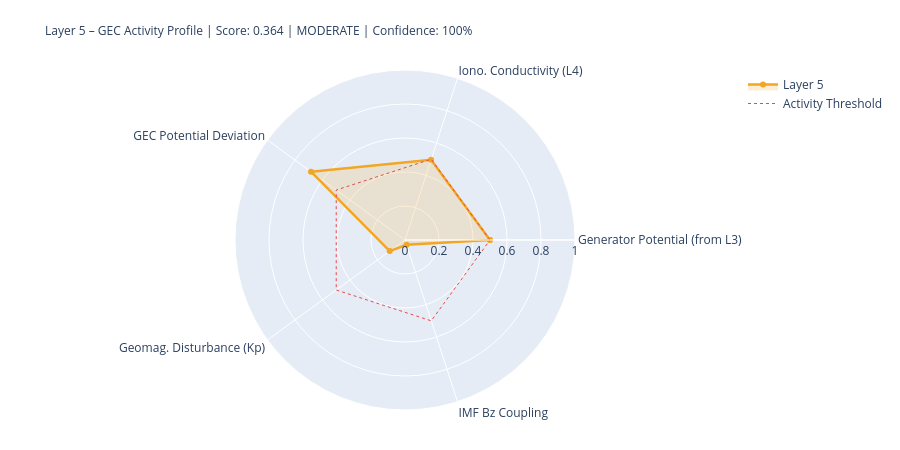

Notebook code for this chart:
### Markdown cell above
---
## 5. State Assessment & Handoff to Layer 6

### Code cell
# ============================================================
# LAYER-5-SCORE
# ============================================================

# Components
# 1) Generator activity (Layer-3-driven)
gen_score = norm(generator_strength, 0.3, 2.0)
gen_src   = 'from_layer3' if l3_thunder_score is not None else 'estimated'

# 2) Ionospheric conductivity (Layer-4-driven)
iono_score = norm(iono_cond_factor, 0.7, 1.4)
iono_src   = 'from_layer4' if l4_ioniz is not None else 'estimated'

# 3) GEC potential deviation from reference
pot_score = norm(abs(delta_V_pct), 0, 30)  # 0 = at reference, 1 = 30% deviation
pot_src   = 'derived'

# 4) Geomagnetic disturbance (Kp) – modulates vertical currents
kp_score = norm(kp_val, 0, 9)
kp_src   = 'primary' if kp_now is not None else 'from_layer4'

# 5) IMF Bz coupling (southward = stronger M-I coupling → GEC influence)
bz_score = norm(-(bz_now or 0), -5, 30) if bz_now is not None else None
bz_src   = 'primary' if bz_now is not None else 'missing'

COMPONENTS = {
    'Generator Potential (from L3)':  {'score': gen_score,   'source': 'derived_from_layer3', 'dynamic': True},
    'Iono. Conductivity (L4)':      {'score': iono_score,  'source': iono_src, 'dynamic': True},
    'GEC Potential Deviation':      {'score': pot_score,   'source': pot_src,  'dynamic': True},
    'Geomag. Disturbance (Kp)':         {'score': kp_score,    'source': kp_src,   'dynamic': True},
    'IMF Bz Coupling':               {'score': bz_score,    'source': bz_src,   'dynamic': True},
}

available   = {k: v['score'] for k, v in COMPONENTS.items() if v['score'] is not None}
unavailable = [k for k, v in COMPONENTS.items() if v['score'] is None]
layer5_score = round(sum(available.values()) / len(available), 4) if available else None
confidence   = round(len(available) / len(COMPONENTS), 2)
level = ('unknown' if layer5_score is None
         else 'quiet'   if layer5_score < 0.3
         else 'moderate' if layer5_score < 0.6
         else 'active')
dominant_l5 = max(available, key=available.get) if available else 'none'

# Kp consistency: separate 1-min raw value from score value
kp_1m_raw   = kp_now          # directly from API (can be 0.0 during live measurement)
kp_for_score = kp_val          # from Layer-0 context or estimated value if needed
kp_score_src = kp_src

W = 68
print('=' * W)
print('LAYER 5 – GLOBAL ELECTRIC CIRCUIT – STATE ASSESSMENT')
print('=' * W)
for name, comp in COMPONENTS.items():
    s = comp['score']
    if s is not None:
        bar = '█' * int(s*20) + '░' * (20-int(s*20))
        print(f'  {name:<34} {bar}  {s:.3f}  [{comp["source"]}]')
    else:
        print(f'  {name:<34} {"─"*20}  n/a   [missing]')
print('-' * W)
print(f'  Score:         {layer5_score:.3f}  ({len(available)}/{len(COMPONENTS)} components)')
print(f'  Confidence:    {confidence:.0%}')
print(f'  Level:         {level.upper()}')
print(f'  Dominant:      {dominant_l5}')
print(f'  V_iono:        {V_iono_mod:.1f} kV  (Δ {delta_V_pct:+.1f}% vs. Ref)')
print(f'  I_total:       {I_total_mod:.1f} A   (Δ {delta_I_pct:+.1f}% vs. Ref)')
print('=' * W)

# Radar
cats   = list(available.keys())
vals_r = list(available.values())
if len(cats) >= 3:
    fig = go.Figure()
    fig.add_trace(go.Scatterpolar(
        r=vals_r + [vals_r[0]], theta=cats + [cats[0]],
        fill='toself', fillcolor='rgba(242,166,35,0.18)',
        line=dict(color='#F2A623', width=2.5), name='Layer 5'
    ))
    fig.add_trace(go.Scatterpolar(
        r=[0.5]*(len(cats)+1), theta=cats+[cats[0]],
        line=dict(color='#E24B4A', dash='dot', width=1),
        mode='lines', name='Activity Threshold'
    ))
    fig.update_layout(
        title=dict(
            text=f'Layer 5 – GEC Activity Profile | Score: {layer5_score:.3f} | {level.upper()} | Confidence: {confidence:.0%}',
            font=dict(size=12)
        ),
        polar=dict(radialaxis=dict(visible=True, range=[0,1])),
        height=450, showlegend=True,
        margin=dict(l=80, r=80, t=70, b=40)
    )
    fig.show()

### Figure 1 — Plotly figure (JSON) as saved in the notebook; plotly's stock layout.template omitted (floating-point values rounded to 4 significant figures)
{"data": [{"fill": "toself", "fillcolor": "rgba(242,166,35,0.18)", "line": {"color": "#F2A623", "width": 2.5}, "name": "Layer 5", "r": [0.5, 0.4963, 0.6833, 0.1111, 0.03, 0.5], "theta": ["Generator Potential (from L3)", "Iono. Conductivity (L4)", "GEC Potential Deviation", "Geomag. Disturbance (Kp)", "IMF Bz Coupling", "Generator Potential (from L3)"], "type": "scatterpolar"}, {"line": {"color": "#E24B4A", "dash": "dot", "width": 1}, "mode": "lines", "name": "Activity Threshold", "r": [0.5, 0.5, 0.5, 0.5, 0.5, 0.5], "theta": ["Generator Potential (from L3)", "Iono. Conductivity (L4)", "GEC Potential Deviation", "Geomag. Disturbance (Kp)", "IMF Bz Coupling", "Generator Potential (from L3)"], "type": "scatterpolar"}], "layout": {"height": 450, "margin": {"b": 40, "l": 80, "r": 80, "t": 70}, "polar": {"radialaxis": {"range": [0, 1], "visible": true}}, "showlegend": true, "title": {"font": {"size": 12}, "text": "Layer 5 – GEC Activity Profile | Score: 0.364 | MODERATE | Confidence: 100%"}}}
